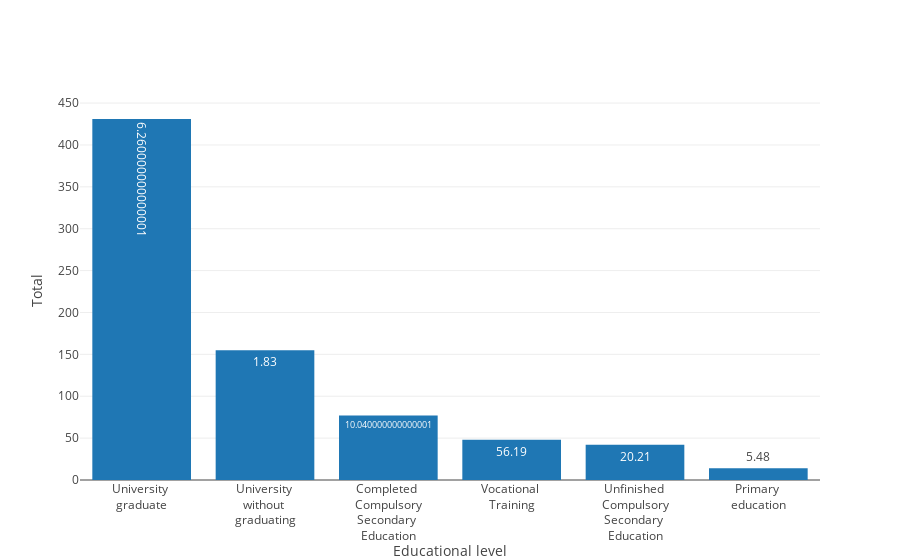

The code cell stored with this chart in its notebook:
### Markdown cell above
## Distribution of educational level in the population

### Code cell
labels_edulevel = ['Primary <br>education', 'Unfinished <br>Compulsory<br>Secondary <br>Education', 'Completed <br>Compulsory<br>Secondary <br>Education',
          'Vocational <br>Training', 'University <br>without <br>graduating', 'University <br>graduate']
tickvals_edulevel = [0, 1, 2, 3, 4, 5]

data_complete_en['Educational level'].replace(
    tickvals_edulevel, labels_edulevel, inplace=True)

print('Describing the variable Educational level')
display(data_complete_en['Educational level'].describe())
print('Count of each value in Age expresed as educational level / amount')
display(data_complete_en['Educational level'].value_counts())
print('Percentage of each value in Age expresed as educational level / percentage')
display(data_complete_en['Educational level'].value_counts(
    normalize=True).round(4) * 100)



data4 = [go.Bar(x=data_complete_en['Educational level'].unique(),
                y=data_complete_en['Educational level'].value_counts(),
                text=(data_complete_en['Educational level'].value_counts(
                    normalize=True).sort_index().round(4) * 100),
                name='Educational level')]
layout4 = go.Layout(
    xaxis=go.layout.XAxis(
        title='Educational level',
    ),
    yaxis=go.layout.YAxis(
        title="Total"),
    bargap=0.2,
)
fig4 = go.Figure(data=data4, layout=layout4)
iplot(fig4)
plt.show()

### Figure 1 — Plotly figure (JSON) as saved in the notebook; plotly's stock layout.template omitted (floating-point values rounded to 4 significant figures)
{"data": [{"name": "Educational level", "text": [6.26, 1.83, 10.04, 56.19, 20.21, 5.48], "type": "bar", "uid": "8d1e2663-ed96-495a-8a4d-af570eaecd20", "x": ["University <br>graduate", "University <br>without <br>graduating", "Completed <br>Compulsory<br>Secondary <br>Education", "Vocational <br>Training", "Unfinished <br>Compulsory<br>Secondary <br>Education", "Primary <br>education"], "y": [431, 155, 77, 48, 42, 14]}], "layout": {"bargap": 0.2, "xaxis": {"title": {"text": "Educational level"}}, "yaxis": {"title": {"text": "Total"}}}}
